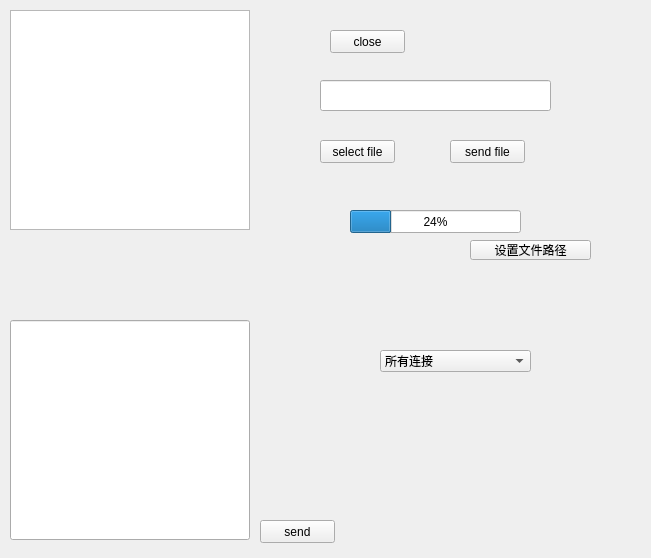
<?xml version="1.0" encoding="UTF-8"?>
<ui version="4.0">
 <class>server</class>
 <widget class="QWidget" name="server">
  <property name="geometry">
   <rect>
    <x>0</x>
    <y>0</y>
    <width>651</width>
    <height>558</height>
   </rect>
  </property>
  <property name="windowTitle">
   <string>server</string>
  </property>
  <widget class="QTextEdit" name="browser">
   <property name="geometry">
    <rect>
     <x>10</x>
     <y>10</y>
     <width>240</width>
     <height>220</height>
    </rect>
   </property>
  </widget>
  <widget class="QLineEdit" name="lineEdit">
   <property name="geometry">
    <rect>
     <x>10</x>
     <y>320</y>
     <width>240</width>
     <height>220</height>
    </rect>
   </property>
  </widget>
  <widget class="QPushButton" name="pushButton_close">
   <property name="geometry">
    <rect>
     <x>330</x>
     <y>30</y>
     <width>75</width>
     <height>23</height>
    </rect>
   </property>
   <property name="text">
    <string>close</string>
   </property>
  </widget>
  <widget class="QLineEdit" name="lineEdit_fileName">
   <property name="geometry">
    <rect>
     <x>320</x>
     <y>80</y>
     <width>231</width>
     <height>31</height>
    </rect>
   </property>
  </widget>
  <widget class="QPushButton" name="pushButton_selectFile">
   <property name="geometry">
    <rect>
     <x>320</x>
     <y>140</y>
     <width>75</width>
     <height>23</height>
    </rect>
   </property>
   <property name="text">
    <string>select file</string>
   </property>
  </widget>
  <widget class="QPushButton" name="pushButton_sendFile">
   <property name="geometry">
    <rect>
     <x>450</x>
     <y>140</y>
     <width>75</width>
     <height>23</height>
    </rect>
   </property>
   <property name="text">
    <string>send file</string>
   </property>
  </widget>
  <widget class="QProgressBar" name="progressBar">
   <property name="geometry">
    <rect>
     <x>350</x>
     <y>210</y>
     <width>171</width>
     <height>23</height>
    </rect>
   </property>
   <property name="value">
    <number>24</number>
   </property>
  </widget>
  <widget class="QPushButton" name="pushButton_send">
   <property name="geometry">
    <rect>
     <x>260</x>
     <y>520</y>
     <width>75</width>
     <height>23</height>
    </rect>
   </property>
   <property name="text">
    <string>send</string>
   </property>
  </widget>
  <widget class="QToolButton" name="toolButton">
   <property name="geometry">
    <rect>
     <x>470</x>
     <y>240</y>
     <width>121</width>
     <height>20</height>
    </rect>
   </property>
   <property name="text">
    <string>设置文件路径</string>
   </property>
  </widget>
  <widget class="QComboBox" name="cbxConnection">
   <property name="geometry">
    <rect>
     <x>380</x>
     <y>350</y>
     <width>151</width>
     <height>22</height>
    </rect>
   </property>
   <item>
    <property name="text">
     <string>所有连接</string>
    </property>
   </item>
  </widget>
 </widget>
 <layoutdefault spacing="6" margin="11"/>
 <resources/>
 <connections/>
</ui>
